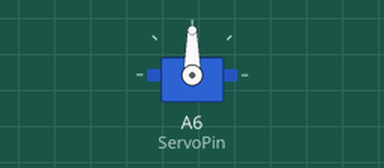
The sketch below on a simulated Arduino Nano, built with avr-gcc and run on an emulated ATmega328P. Shown: servo. What the sketch prints to the serial monitor is not drawn.

Above: at 0.05 s.
At 2.0 s:
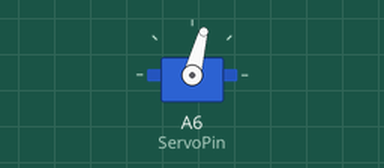
Timing chart, 0 to 6.9 s (numbered marks = the images above):
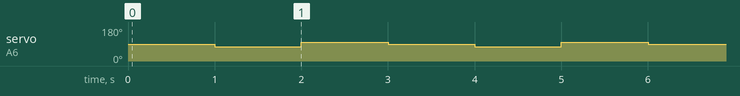

The sketch:

test3.ino
```cpp
#include "arduino-eymo.h"


// ServoMovementModule SMM(ServoPin);
Servo servo;
void setup() {
    Serial.begin(9600);
    Serial.println("Setup done.\nBeginning test...");
    servo.attach(ServoPin);
}

// the loop function runs over and over again forever
void loop() {

  servo.write(90);
  delay(1000);
  servo.write(75);
  delay(1000);
  servo.write(100);
  delay(1000);
  // Serial.println("Loop...");
  // Serial.println("Servo a posicion -1");
  // SMM.head_movement(-1.0f);
  // delay(1500);

  // Serial.println("Servo a posicion 0.5");
  // SMM.head_movement(-0.5f);
  // delay(1500);
  // Serial.println("Servo a posicion 0.5");
  // SMM.head_movement(0.5f);
  // delay(1500);

  // Serial.println("Servo a posicion 1");
  // SMM.head_movement(1.0f);
  // delay(1500);

  // Serial.println("Servo apagando");
  // SMM.Shutdown();
}
```

ServoMovementModule.hpp
```cpp
#include <Arduino.h>
#include <Servo.h>


/**
 * @brief
 *
 *
 * Angulos de 30º hacia un lado y hacia el otro
 *
 */
class ServoMovementModule {
public:
	ServoMovementModule( int S_pin);
	bool head_movement(float direction, bool shtn = false); // direction: -1 = left view == -30º, 0 = front view = 0º, 1 = right view == 30º
									   // Función para mover el servomotor
	bool Shutdown();
private:
  	Servo servo;
	int _initialAngle = 90; // Posición inicial del servomotor (en grados)
	int _moveRange = 30; // Rango de movimiento del servomotor (en grados)
	int _actualAngle = 0; // Posición actual del servomotor (en grados)

};

ServoMovementModule::ServoMovementModule( int S_pin){
	servo.attach(S_pin);
    bool error = head_movement(_initialAngle);
}

// Función para mover el servomotor
bool ServoMovementModule::head_movement(float direction, bool shtn = false) {
	if(!shtn){
		int grados = int(_actualAngle + direction * _moveRange);
    	if (grados >= _initialAngle - _moveRange && grados <= _initialAngle + _moveRange) {
      		servo.write(grados);
	  		_actualAngle = grados;
	  		return true;
    	} else
      		return false;
	}else{
		servo.write(_initialAngle);
		return true;
	}
}

bool ServoMovementModule::Shutdown(){
	if(!head_movement(_initialAngle, true)) return false;
	servo.detach();
	return true;
}
```

arduino-eymo.h
```cpp
// Important Libraries
#include <Arduino.h>
#include <Servo.h>

// Master-Slave Communication Pins
#define PIN_RX 2  // Pin de recepción de datos (conectado al pin TX de la Raspberry Pi)
#define PIN_TX 3  // Pin de transmisión de datos (conectado al pin RX de la Raspberry Pi)

// UltraSonic Pins
#define USEcho 4
#define USTrig 5

// Servos Pin
#define ServoPin A6

// IR Pins
#define IREcho A0

// Motor pins
#define MotorE1 9
#define MotorM1 10
#define MotorE2 11
#define MotorM2 12

// Obstacule Detection Module
//#include "ObstacleDetectionModule/ObstacleDetectionModule.hpp"

// Motor Control Module
#include "ServoMovementModule.hpp"
```

Measured:
- by itself, servo on A6 (ServoPin): repeats every 3.0 s: 100° 1.0 s, 90° 1.0 s, 75° 1.0 s
